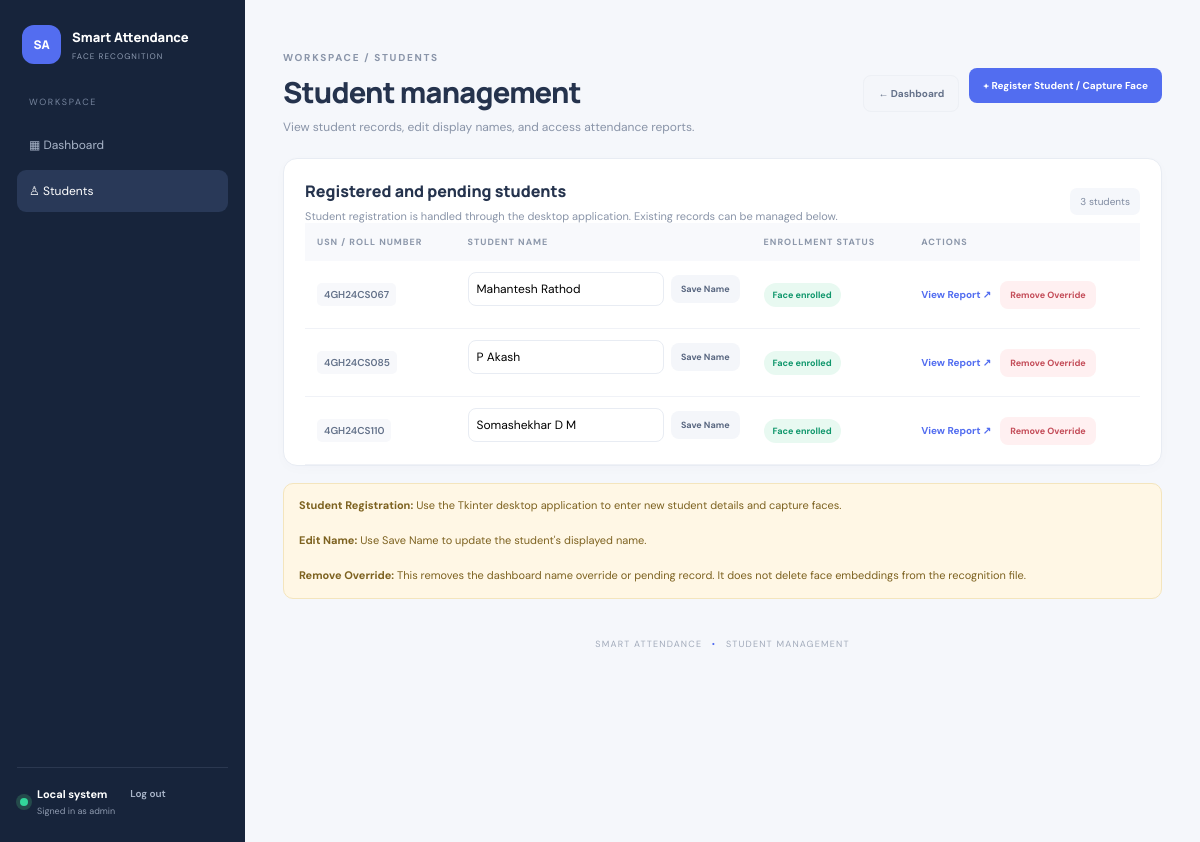
The app's page /students (signed in) with its own data.
### tables this page shows
CREATE TABLE student_overrides (
            roll TEXT PRIMARY KEY, display_name TEXT NOT NULL, updated_at TEXT NOT NULL);

### app.py (the view)
@app.get("/students")
@role_required("hod")
def students_page():
    students = sorted(load_students().values(), key=lambda s: (s["name"].lower(), s["roll"]))
    return render_template("students.html", students=students, admin_user=session.get("admin_user", "admin"))

### app.py (called while the page is built)
def db():
    conn = sqlite3.connect(DASHBOARD_DB)
    conn.row_factory = sqlite3.Row
    return conn

def login_required(fn):
    @wraps(fn)
    def wrapped(*args, **kwargs):
        if not session.get("user_id"):
            return redirect(url_for("login", next=request.path))
        with db() as conn:
            user = conn.execute("SELECT id, username, role, display_name, is_active FROM users WHERE id=?",
                                (session["user_id"],)).fetchone()
        if not user or not user["is_active"]:
            session.clear()
            return redirect(url_for("login"))
        return fn(*args, **kwargs)
    return wrapped

def role_required(*roles):
    def decorator(fn):
        @wraps(fn)
        @login_required
        def wrapped(*args, **kwargs):
            if session.get("role") not in roles:
                return render_template("forbidden.html"), 403
            return fn(*args, **kwargs)
        return wrapped
    return decorator

### templates/students.html (shortened to what this page needs)
<!DOCTYPE html>
<html lang="en">
<head>
    <link rel="stylesheet"
          href="{{ url_for('static', filename='style.css') }}">
</head>
<body>
<div class="layout">
    <aside class="sidebar">
        <div class="brand">
            <span class="brand-icon">SA</span>
            <div>
                <b>Smart Attendance</b>
                <small>FACE RECOGNITION</small>
            </div>
        </div>
        <nav>
            <span class="nav-label">WORKSPACE</span>
            <a href="{{ url_for('index') }}">▦ Dashboard</a>
            <a class="active" href="{{ url_for('students_page') }}">
                ♙ Students
            </a>
        </nav>
        <div class="side-bottom">
            <span class="online"></span>
            <div>
                <b>Local system</b>
                <small>Signed in as {{ admin_user }}</small>
            </div>
            <form method="post" action="{{ url_for('logout') }}">
                <button class="logout" type="submit">Log out</button>
            </form>
        </div>
    </aside>
    <main class="main">
        <header class="topbar">
            <div>
                <div class="eyebrow">WORKSPACE / STUDENTS</div>
                <h1>Student management</h1>
                <p>
                    View student records, edit display names,
                    and access attendance reports.
                </p>
            </div>
            <div class="top-actions">
                <a class="button ghost" href="{{ url_for('index') }}">
                    ← Dashboard
                </a>
                <form method="post"
                      action="{{ url_for('launch_student_manager') }}">
                    <button class="button primary" type="submit">
                        + Register Student / Capture Face
                    </button>
                </form>
            </div>
        </header>
        <section class="panel">
            <div class="panel-head">
                <div>
                    <h3>Registered and pending students</h3>
                    <p>
                        Student registration is handled through the
                        desktop application. Existing records can be
                        managed below.
                    </p>
                </div>
                <span class="pill">
                    {{ students|length }} students
                </span>
            </div>
            <div class="table-wrap">
                <table>
                    <thead>
                        <tr>
                            <th>USN / ROLL NUMBER</th>
                            <th>STUDENT NAME</th>
                            <th>ENROLLMENT STATUS</th>
                            <th>ACTIONS</th>
                        </tr>
                    </thead>
                    <tbody>
                        {% for s in students %}
                        <tr>
                            <td>
                                <code>{{ s.roll }}</code>
                            </td>
                            <td>
                                <form class="inline-edit"
                                      method="post"
                                      action="{{ url_for('edit_student', roll=s.roll) }}">
                                    <input
                                        type="text"
                                        name="name"
                                        value="{{ s.name }}"
                                        maxlength="120"
                                        required
                                        aria-label="Student display name">
                                    <button class="button small" type="submit">
                                        Save Name
                                    </button>
                                </form>
                            </td>
                            <td>
                                <span class="status {{ 'present' if s.enrolled else 'pending' }}">
                                    {% if s.enrolled %}
                                        Face enrolled
                                    {% else %}
                                        Pending enrollment
                                    {% endif %}
                                </span>
                            </td>
                            <td>
                                <div class="actions">
                                    <a class="text-link"
                                       href="{{ url_for('student_report', roll=s.roll) }}">
                                        View Report ↗
                                    </a>
                                    <form
                                        method="post"
                                        action="{{ url_for('delete_student', roll=s.roll) }}"
                                        onsubmit="return confirm('Remove this dashboard name override or pending entry? Face-enrolled data will not be deleted.');">
                                        <button
                                            class="button small danger"
                                            type="submit">
                                            Remove Override
                                        </button>
                                    </form>
                                </div>
                            </td>
                        </tr>
                        {% endfor %}
                    </tbody>
                </table>
            </div>
        </section>
        <div class="notice">
            <b>Student Registration:</b>
            Use the Tkinter desktop application to enter new student
            details and capture faces.
            <br><br>
            <b>Edit Name:</b>
            Use Save Name to update the student's displayed name.
            <br><br>
            <b>Remove Override:</b>
            This removes the dashboard name override or pending record.
            It does not delete face embeddings from the recognition file.
        </div>
        <footer>
            SMART ATTENDANCE
            <span>•</span>
            STUDENT MANAGEMENT
        </footer>
    </main>
</div>
</body>
</html>

### static/style.css (style rules this page uses)
:root { --bg:#f5f7fb;--line:#e8ecf3;--ink:#25334d;--muted:#8994a8;--blue:#526df0;--green:#13a678;--red:#e05b67;--purple:#8267e8 }
* { box-sizing:border-box }
body { margin:0;background:var(--bg);font-family:'DM Sans',sans-serif;color:var(--ink) }
a { color:inherit;text-decoration:none }
.layout { min-height:100vh }
.sidebar { width:245px;background:#17243b;color:#d7deeb;position:fixed;inset:0 auto 0 0;padding:25px 17px;display:flex;flex-direction:column;z-index:5 }
.brand { display:flex;align-items:center;gap:11px;padding:0 5px 32px }
.brand-icon { width:39px;height:39px;border-radius:12px;background:#536df0;color:white;display:grid;place-items:center;font:800 12px Manrope;flex-shrink:0 }
.brand b,.brand small { display:block }
.brand b { font:800 13px Manrope;color:#fff }
.brand small { font-size:8px;letter-spacing:1.1px;color:#8e9bb1;margin-top:5px }
.nav-label { display:block;font-size:9px;letter-spacing:1.7px;color:#77859e;padding:0 12px 12px }
.sidebar nav a { display:block;padding:13px 12px;margin:4px 0;border-radius:9px;color:#aab6ca;font-size:12px }
.sidebar nav a.active,.sidebar nav a:hover { background:#293958;color:#fff }
.side-bottom { margin-top:auto;border-top:1px solid #2b3850;padding:18px 3px 0;display:flex;align-items:center;gap:9px }
.side-bottom b,.side-bottom small { display:block }
.side-bottom b { font-size:11px;color:white }
.side-bottom small { font-size:9px;color:#8f9bb0;margin-top:4px }
.online { width:8px;height:8px;border-radius:50%;background:#32d69a;box-shadow:0 0 0 4px #244a4b;flex-shrink:0 }
.logout { border:0;background:transparent;color:#aab6ca;font:600 10px 'DM Sans';cursor:pointer;margin-left:auto }
.main { margin-left:245px;padding:30px 38px 20px;max-width:1700px }
.topbar { display:flex;justify-content:space-between;align-items:center;gap:20px;margin-bottom:23px }
.eyebrow { font-size:10px;letter-spacing:1.7px;font-weight:700;color:#8a95a9;margin-bottom:8px }
.topbar h1 { font:800 29px Manrope;margin:0;letter-spacing:-.8px }
.topbar p,.panel-head p { color:var(--muted);font-size:12px;margin:7px 0 0 }
.top-actions { display:flex;align-items:center;gap:10px }
.stat,.panel { background:#fff;border:1px solid var(--line);border-radius:14px;box-shadow:0 3px 12px #273b5b05 }
.panel { padding:21px 21px 0;margin-bottom:17px }
.panel-head { display:flex;align-items:center;justify-content:space-between;gap:12px }
.panel h3 { font:800 16px Manrope;margin:0 }
.panel-head p { font-size:11px }
.pill { font-size:10px;color:#7f8aa0;background:#f5f7fb;border-radius:7px;padding:7px 10px;white-space:nowrap }
.button { border:0;border-radius:8px;padding:11px 14px;display:inline-flex;align-items:center;justify-content:center;font:700 10px 'DM Sans';cursor:pointer;white-space:nowrap;text-decoration:none }
.button.primary { background:var(--blue);color:white }
.button.ghost { color:#65728a;background:#f4f6fa;border:1px solid #edf0f5 }
.button.small { padding:8px 10px;background:#f4f6fa;color:#596780;font-size:9px }
.button.danger { color:#c44d59;background:#fff0f1 }
.table-wrap { overflow-x:auto }
table { width:100%;border-collapse:collapse;text-align:left }
thead { background:#f8f9fc }
th { font-size:9px;letter-spacing:1px;color:#8c97aa;font-weight:700;padding:13px 12px }
td { padding:11px 12px;border-bottom:1px solid #f0f2f7;font-size:11px;color:#59657a }
code { font:600 10px 'DM Sans';color:#64728a;background:#f7f8fb;padding:5px 7px;border-radius:5px }
.status { display:inline-flex;border-radius:20px;padding:6px 9px;font-size:9px;font-weight:700 }
.status.present { color:#10976c;background:#e8f9f1 }
.text-link { font-size:10px;color:#526df0;font-weight:700 }
footer { text-align:center;padding:24px 0 5px;font-size:9px;color:#a1aaba;letter-spacing:1.2px }
footer span { padding:0 6px;color:#526cf0 }
.add-form input,.inline-edit input,.login-card input { border:1px solid var(--line);border-radius:8px;padding:11px;font:12px 'DM Sans';outline-color:#526df0;min-width:0 }
.inline-edit { display:flex;gap:7px;align-items:center }
.inline-edit input { max-width:220px;width:100%;padding:8px }
.actions { display:flex;align-items:center;gap:9px }
.actions form { margin:0 }
.notice { background:#fff7e5;border:1px solid #f4e5bd;color:#7d6220;border-radius:10px;padding:13px 15px;font-size:11px;line-height:1.6;margin:15px 0 }

### records on screen
student_overrides: roll "4GH24CS067", name "Mahantesh Rathod"
student_overrides: roll "4GH24CS085", name "P Akash"
student_overrides: roll "4GH24CS110", name "Somashekhar D M"

### other values on screen
{{ admin_user }} "admin"
{{ students|length }} "3"
